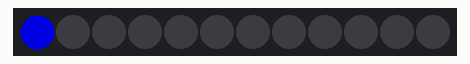
Simulated run of this sketch. Board: Arduino Uno, built with avr-gcc and run on an emulated ATmega328P. Shown: 12 RGB LEDs in strip order, left to right. Dim RGB values are drawn brighter than linear.

Above: at 3.05 s.
At 3.65 s:
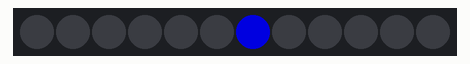
At 4.15 s:
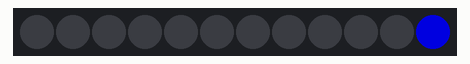
At 4.55 s:
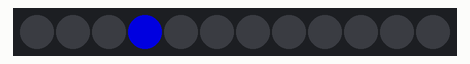

The sketch:

BombDefusalGame.ino
```cpp
#include "FastLED.h"

#define NUM_LEDS 12
#define DATA_PIN 10

CRGB leds[NUM_LEDS];
int playerPos = 0;

void setup() {
  delay(3000);

  FastLED.addLeds<WS2812B, DATA_PIN, GRB>(leds, NUM_LEDS).setCorrection(TypicalLEDStrip);
  FastLED.setBrightness(160);
  startGame();
}

void loop() {
  fill_solid(leds, NUM_LEDS, CRGB::Black);

  EVERY_N_MILLIS(100) {
    movePlayer();
  }

  leds[playerPos] = CRGB::Blue;
  FastLED.show();
}

void startGame() {
  playerPos = 0;
}

void movePlayer() {
  playerPos = (playerPos + 1) % NUM_LEDS;
}
```

Measured:
- by itself, everything shown: repeats every 1.2 s, in 12 steps
